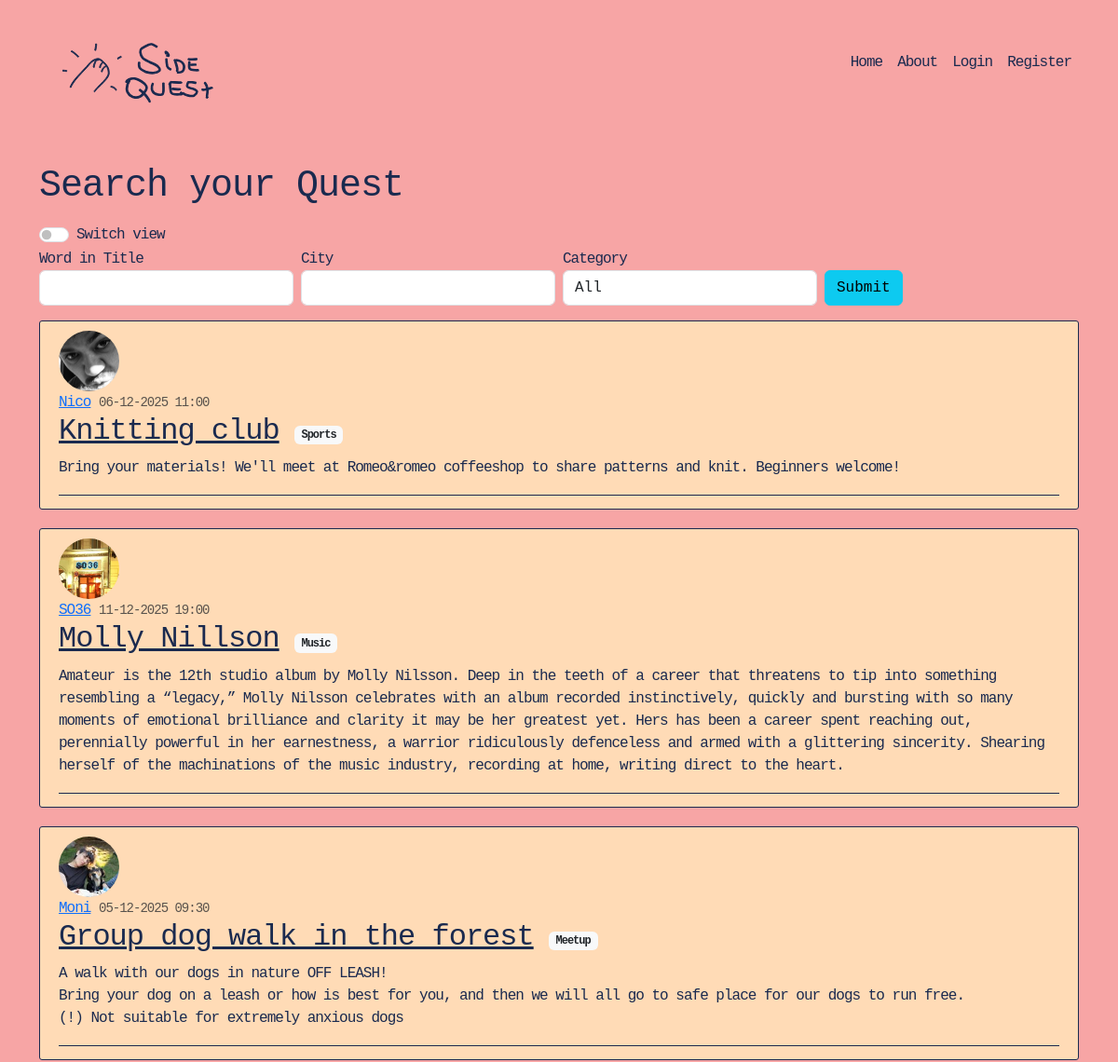
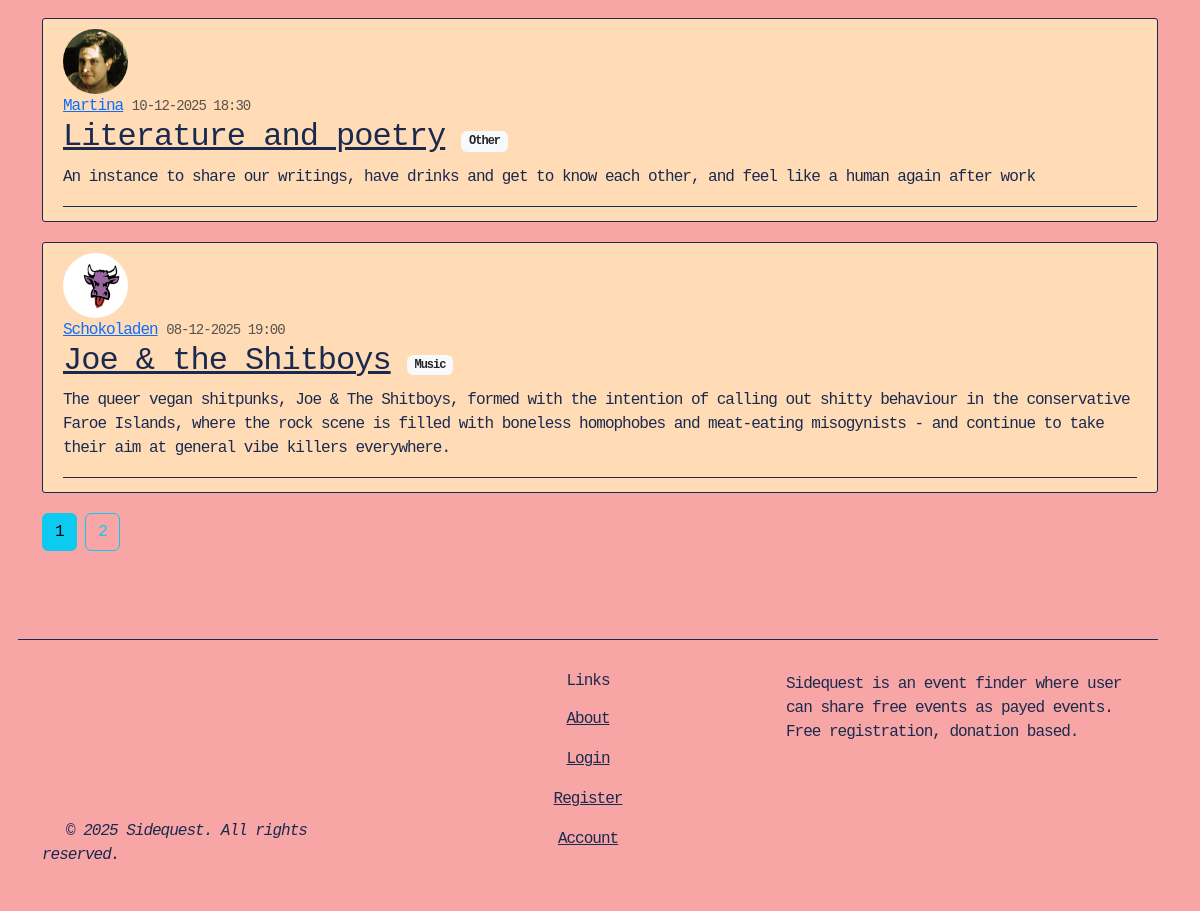
Page /home/ on the earlier database version (2 pictures, top to bottom).
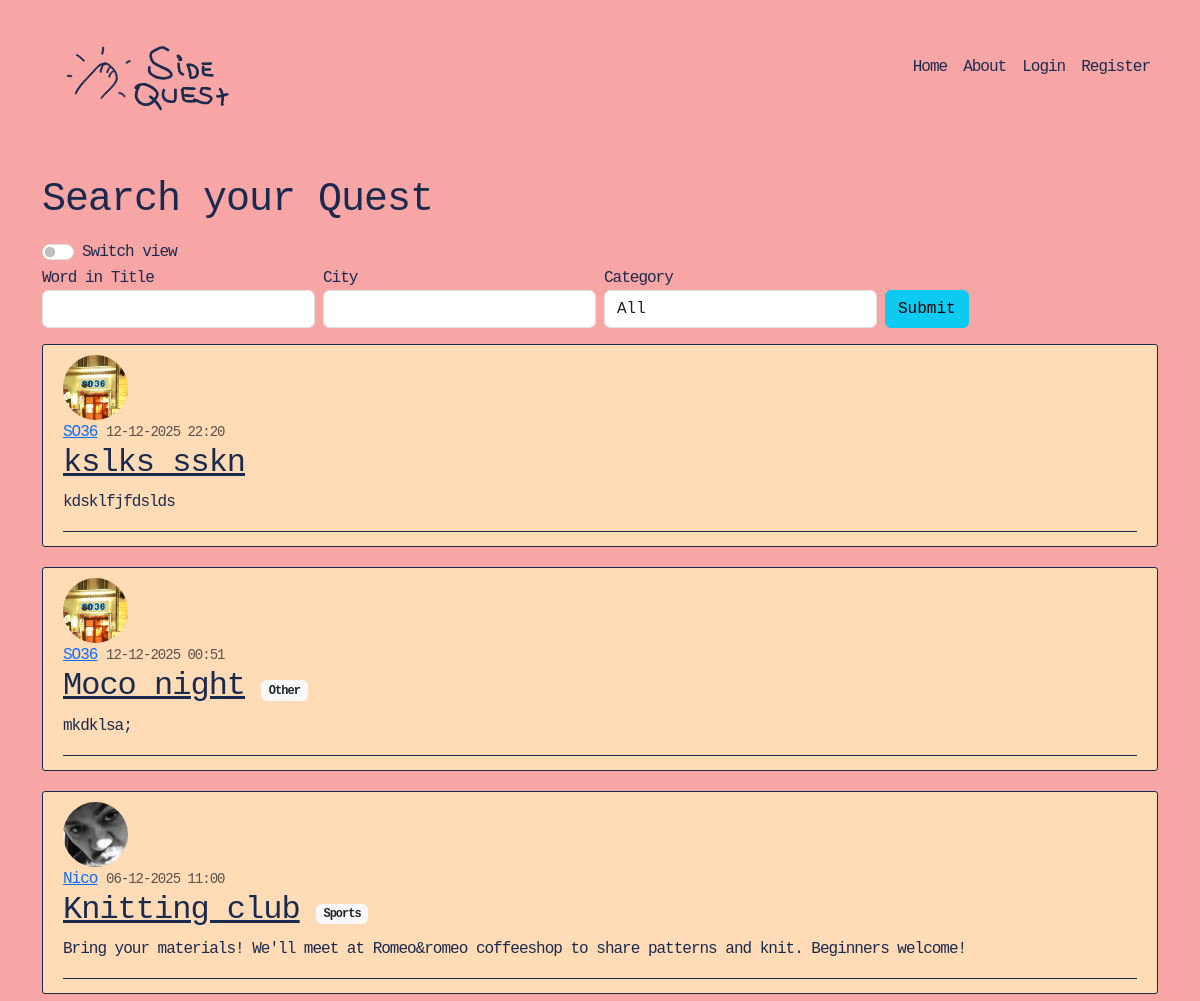
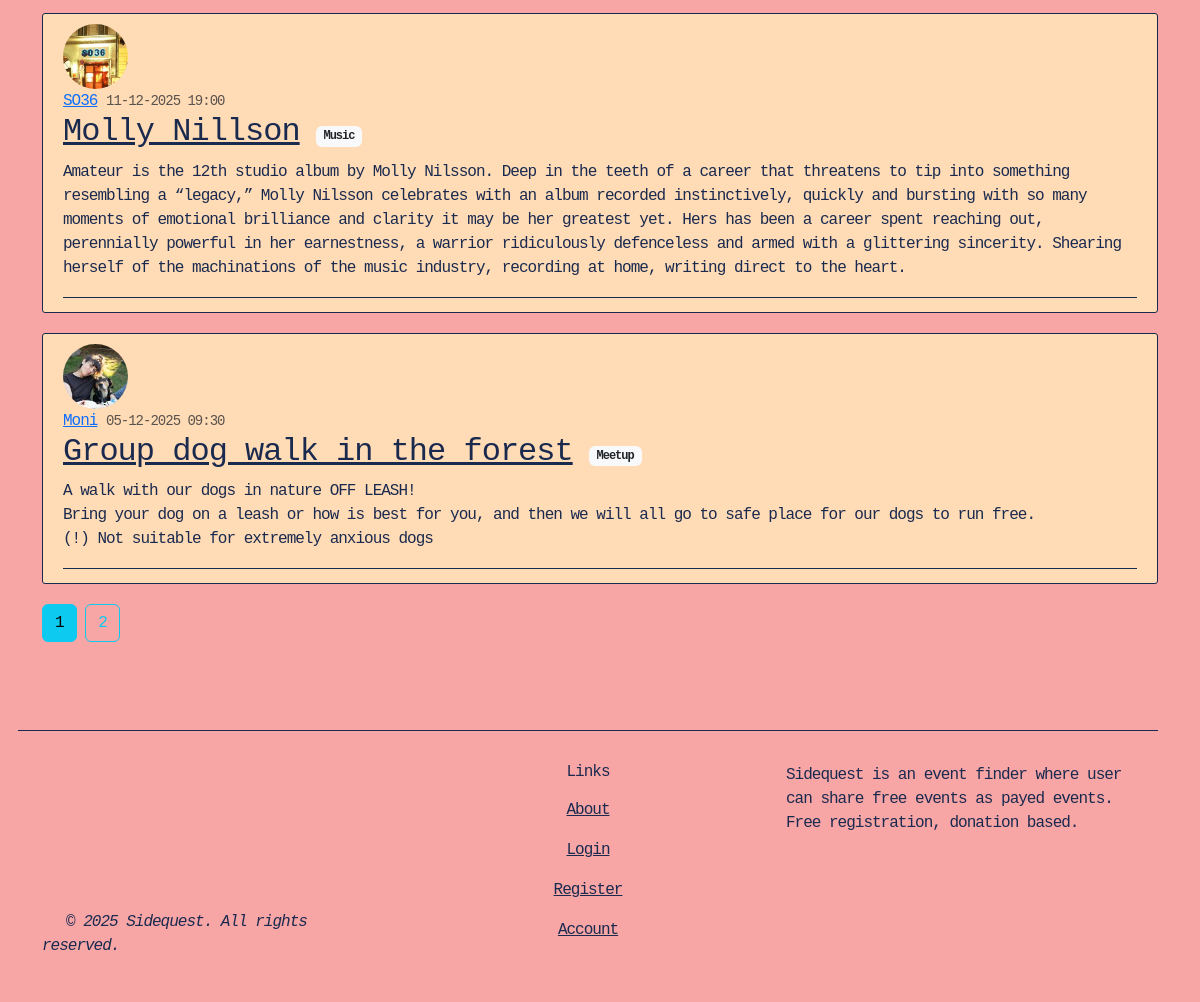
Same page on the later database version (2 pictures, top to bottom).
### event_finder/models.py (models this page shows, shortened)
class Post(db.Model):
    id = db.Column(db.Integer, primary_key=True)
    title = db.Column(db.String(100), nullable=False)
    address = db.Column(db.String(255), nullable=False)
    latitude = db.Column(db.Float, nullable=False)
    longitude = db.Column(db.Float, nullable=False)
    date_posted = db.Column(db.DateTime, nullable=False, default=datetime.utcnow)
    event_date = db.Column(db.DateTime, nullable=False)
    duration_minutes = db.Column(db.Integer, nullable=True)
    image = db.Column(db.String(20), nullable=False, default='event_default.jpg')
    content = db.Column(db.Text, nullable=False)
    user_id = db.Column(db.Integer, db.ForeignKey('user.id'),
                        name='fk_author',
                        nullable=False)
    category_id = db.Column(db.Integer,
                            db.ForeignKey('category.id'),
                            name='fk_post_category',
                            nullable=False)

class User(db.Model, UserMixin):
    id = db.Column(db.Integer, primary_key=True)
    username = db.Column(db.String(20), unique=True, nullable=False)
    email = db.Column(db.String(120), unique=True, nullable=False)
    image_file = db.Column(db.String(20), nullable=False, default='default.jpg')
    password = db.Column(db.String(60), nullable=False)
    posts = db.relationship('Post', backref='author', lazy=True)

class Category(db.Model):
    id = db.Column(db.Integer, primary_key=True)
    name = db.Column(db.String(20))
    posts = db.relationship('Post', backref='category', lazy=True)

### event_finder/routes.py (the view)
@app.route("/")
@app.route("/home/")
def home():
    view = request.args.get('view', 'list')
    form = PostFilterForm(request.args)
    query = Post.query
    if form:
        if form.title_word.data:
            query = query.filter(Post.title.ilike(f"%{form.title_word.data}%"))
        if form.city.data:
            query = query.filter(Post.address.ilike(f"%{form.city.data}%"))
        if form.category.data:
            query = query.filter_by(category_id=form.category.data)
    if view == "map":
            query = query.filter(Post.latitude != None, Post.longitude != None)
            posts = query.all()
            results = [
                {
                    "id": p.id,
                    "latitude": p.latitude,
                    "longitude": p.longitude,
                    "title": p.title,
                    "address": p.address,
                    "event_date": p.event_date,
                    "url": url_for('post', post_id=p.id)
                }
                for p in posts
            ]
    else:
        page = request.args.get('page', 1, type=int) #1 is the default value for 1. type is the accepted data type as an input
        results = query.order_by(Post.date_posted.desc()).paginate(page=page, per_page=5)
    return render_template('home.html', posts=results, view=view, form=form)

### event_finder/forms.py
class PostFilterForm(FlaskForm):
    title_word = StringField('Word in Title')
    city = StringField('City')
    category = SelectField(choices=[(0, 'All'),
        (7, 'Arts and crafts'),
        (2, 'Boardgames'),
        (3, 'Dancing'),
        (4, 'Demo'),
        (5, 'Food'),
        (6, 'Meetup'),
        (1, 'Music'),
        (8, 'Party'),
        (9, 'Soliparty'),
        (10, 'Sports'),
        (11, 'Tandem'),
        (12, 'Other')], coerce=int)
    submit = SubmitField()

### event_finder/templates/home.html (shortened to what this page needs)
{% extends "layout.html" %}
{% block content %}
    <div class="section pb-2">
        <h1>Search your Quest</h1>
    </div>
    <div class="form-check form-switch">
        <input class="form-check-input" type="checkbox" role="switch" id="viewSwitch" {% if view == 'map' %} checked {% endif %}>
        <label class="form-check-label" for="viewSwitch">Switch view</label>
    </div>
    <form method="GET" action="{{ url_for('home')}}">
         <div class="row g-2">
            <div class="col-md-3 ">
                {{ form.title_word.label(class="form-control-label") }}
                {{ form.title_word(class="form-control") }}
            </div>
            <div class="col-md-3 ">
                {{ form.city.label(class="form-control-label") }}
                {{ form.city(class="form-control") }}
            </div>
            <div class="col-md-3 ">
                {{ form.category.label(class="form-control-label") }}
                {{ form.category(class="form-control") }}
            </div>
            <div class="col-md-3 pt-4">
                {{ form.submit(class="btn btn-info") }}
            </div>
         </div>
    </form>
    {% if view == 'map' %}
    <div class="py-3">
        <div id="map"></div>
    </div>
        <script
            src="https://unpkg.com/leaflet@1.9.3/dist/leaflet.js">
        </script>
        <script>
            // Initialize map (centered at lat, lon with zoom level)
            const map = L.map('map').setView([52.519988698413464, 13.405002043621247], 11); //
            // Add OSM tile layer
            L.tileLayer('https://{s}.tile.openstreetmap.org/{z}/{x}/{y}.png', {
                attribution:
                    '&copy; <a href="https://www.openstreetmap.org/copyright">OpenStreetMap</a> contributors'
            }).addTo(map);
            const posts = {{ posts | tojson }};
            posts.forEach(post => {
                const lat = post.latitude;
                const lon = post.longitude;
                const title = post.title;
                const marker = L.marker([lat, lon])
                .addTo(map);
                marker.bindPopup(
                    `<h6>${title}</h6>
                    <p>${post.address}</p>
                    <small>${post.event_date}</small>`);
                marker.postData = post;
                marker.on('click', function(e) {
                    window.location.href = this.postData.url;
                });
                marker.on('mouseover', function(){
                    this.openPopup();
                });
                marker.on('mouseout', function(){
                    this.closePopup();
                });
            });
        </script>
    {% else %}
    <div class="py-3">
        {% for post in posts.items %}
            <article class="media content-section">
                <img class="rounded-circle article-img" src="{{ url_for('static', filename='profile_pics/' + post.author.image_file) }}">
                <div class="media-body">
                    <div class="article-metadata">
                        <a class="mr-2" href="{{url_for('user_posts', username=post.author.username)}}">{{ post.author.username }}</a>
                        <small class="text-muted">{{ post.event_date.strftime('%d-%m-%Y %H:%M')}}</small>
                        <div class="d-flex">
                            <h2><a class ="article-title pe-3" href="{{ url_for('post', post_id=post.id) }}">{{post.title}}</a></h2>
                            <span class="badge bg-light text-dark align-self-center">{{ post.category.name }}</span>
                        </div>
                        <p class="article-content">{{ post.content }}</p>
                    </div>
                </div>
        </article>
        {% endfor %}
        {% for page_num in posts.iter_pages(left_edge=1, right_edge=1, left_current=1, right_current=1) %}
            {% if page_num%}
                {% if posts.page == page_num %}
                    <a class="btn btn-info mb-4" href="{{ url_for('home', page=page_num)}}">{{ page_num }}</a>
                {% else %}
                    <a class="btn btn-outline-info mb-4" href="{{ url_for('home', page=page_num)}}">{{ page_num }}</a>
                {% endif %}
            {% else %}
                ...
            {% endif %}
        {% endfor %}
    {% endif %}
    </div>
{% endblock content %}

### event_finder/templates/layout.html (shortened to what this page needs)
<!DOCTYPE html>
<html>
    <head>
        <link href="https://cdn.jsdelivr.net/npm/bootstrap@5.3.8/dist/css/bootstrap.min.css" rel="stylesheet">
        <link rel="stylesheet" type="text/css" href="{{ url_for('static', filename='main.css') }}">
        <link
        rel="stylesheet"
        href="https://unpkg.com/leaflet@1.9.3/dist/leaflet.css"
    />
    </head>
    <body>
        <header class="site-header">
            <nav class="navbar navbar-expand-md navbar-light navbar-bg fixed-top">
                <div class="container d-flex justify-content-between align-items-center">
                    <a class="navbar-brand mr-4 pt-3 px-3" href="/"><img src="../static/SideQuest2.svg" alt="site logo" class=" "></a>
                    <div class="collapse navbar-collapse" id="navbarToggle">
                        <div class="navbar-nav ms-auto">
                        {% if current_user.is_authenticated %}
                            <a class="nav-item nav-link" href="{{url_for('new_post')}}">New Event</a>
                            <a class="nav-item nav-link" href="{{url_for('account')}}">Account</a>
                            <a class="nav-item nav-link" href="{{url_for('about')}}">About</a>
                            <a class="nav-item nav-link" href="{{url_for('logout')}}">Logout</a>
                            {% else %}
                            <a class="nav-item nav-link" href="{{url_for('home')}}">Home</a>
                            <a class="nav-item nav-link" href="{{url_for('about')}}">About</a>
                            <a class="nav-item nav-link" href="{{url_for('login')}}">Login</a>
                            <a class="nav-item nav-link" href="{{url_for('register')}}">Register</a>
                        {% endif %}
                        </div>
                    </div>
                </div>
            </nav>
        </header>
        <main role="main" class="container pt-5">
        <div class="row pt-5">
            <div class="col">
            {% block content %}{% endblock %}
            </div>
        <footer class="w-100 footer my-5 py-3 row flex-row justify-content-between">
                <div class="col align-content-end">
                    <span class="fst-italic fs-6 fw-light mt-5 ms-4">© 2025 Sidequest. All rights reserved.</span>
                </div>
                <ul class="list-unstyled col text-center mt-3">
                    <li class="mb-3"><h6>Links</h6></li>
                    <li class="mb-3"><a class="fs-6 footer-link" href="{{url_for('about')}}">About</a></li>
                    <li class="mb-3"><a class="fs-6 footer-link" href="{{url_for('login')}}">Login</a></li>
                    <li class="mb-3"><a class="fs-6 footer-link" href="{{url_for('register')}}">Register</a></li>
                    <li class=""><a class="fs-6 footer-link" href="{{url_for('account')}}">Account</a></li>
                </ul>
                <div class="col mt-3">
                    <p>
                        Sidequest is an event finder where user can share free events as payed events.
                        Free registration, donation based.
                    </p>
                </div>
        </footer>
        </div>
        </main>
    </body>
</html>

### event_finder/static/main.css (style rules this page uses)
body { background: #F7A5A5; color: #1A2A4F; margin-top: 5rem; font-family: 'Courier New', Courier, monospace; letter-spacing: -1px; }
h1, h2, h3, h4, h5, h6 { color: #1A2A4F; }
.navbar-brand img { max-width: 180px; height: auto; }
.navbar-bg { background-color: #F7A5A5; }
.site-header .navbar-nav .nav-link { color: #1A2A4F; }
.content-section { background: #FFDBB6; padding: 10px 20px; border: 1px solid #1A2A4F; border-radius: 3px; margin-bottom: 20px; }
.article-title { color: #1A2A4F; }
.article-content { white-space: pre-line; }
.article-img { height: 65px; width: 65px; margin-right: 16px; }
.article-metadata { padding-bottom: 1px; margin-bottom: 4px; border-bottom: 1px solid #1A2A4F }
.footer { border-top: 1px solid #1A2A4F; }
.footer .footer-link { color:#1A2A4F; }

Differences in the rows shown:
no longer on this page (row unchanged): Post: image_file (picture), author.username "Martina", event_date "10-12-2025 18:30", title "Literature and poetry", category.name "Other", content "An instance to share our writings, have drinks and get to know each other, and feel like a human again after work"
no longer on this page (row unchanged): Post: image_file (picture), author.username "Schokoladen", event_date "08-12-2025 19:00", title "Joe & the Shitboys", category.name "Music", content "The queer vegan shitpunks, Joe & The Shitboys, formed with the intention of calling out shitty behaviour in the conservative Faroe Islands, where the rock scene is filled with boneless homophobes and meat-eating misogynists - and continue to take their aim at general vibe killers everywhere."
added Post: image_file (picture), author.username "SO36", event_date "12-12-2025 22:20", title "kslks sskn", content "kdsklfjfdslds"
added Post: image_file (picture), author.username "SO36", event_date "12-12-2025 00:51", title "Moco night", category.name "Other", content "mkdklsa;"
